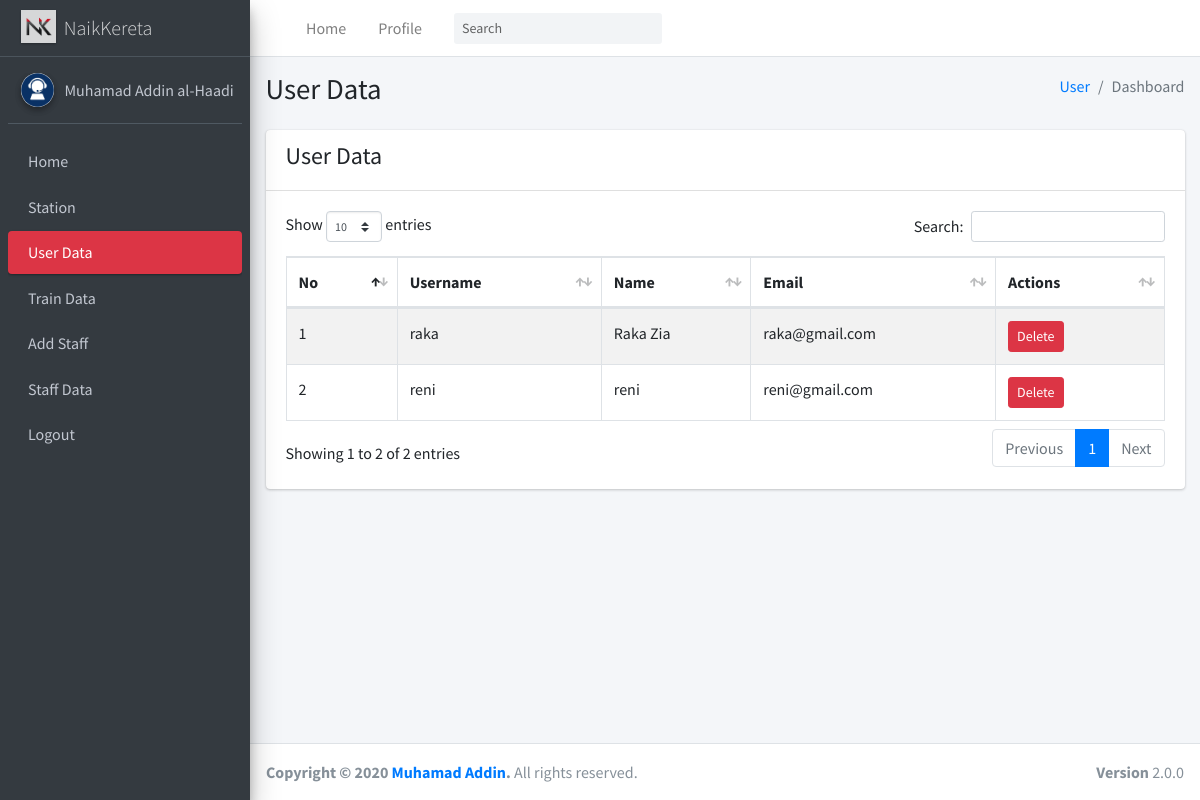
The page /managerDataUser.php on the database its author committed.
### tables this page shows
CREATE TABLE `adminn` (
  `id` int(11) NOT NULL,
  `namadepan` varchar(50) NOT NULL,
  `namabelakang` varchar(50) NOT NULL,
  `username` varchar(50) NOT NULL,
  `email` varchar(100) NOT NULL,
  `password` varchar(255) NOT NULL,
  `gambar` varchar(128) NOT NULL
);

CREATE TABLE `user` (
  `id` int(11) NOT NULL,
  `namadepan` varchar(50) NOT NULL,
  `namabelakang` varchar(50) NOT NULL,
  `username` varchar(50) NOT NULL,
  `email` varchar(100) NOT NULL,
  `password` varchar(255) NOT NULL
);

### functions.php (called while the page is built, shortened)
<?php
$conn = mysqli_connect("localhost", "root", "", "naikkereta");
function query($query)
{
    global $conn;
    $result = mysqli_query($conn, $query);
    $rows = [];
    while ($row = mysqli_fetch_assoc($result)) {
        $rows[] = $row;
    }
    return $rows;
}

### managerDataUser.php (the view, shortened to what this page needs)
<?php
require 'functions.php';
$user = query("SELECT * FROM user");
$admin = query("SELECT * FROM adminn");
?>
<!DOCTYPE html>
<html>
<head>
    <link rel="stylesheet" href="adminLte/css/all.min.css" />
    <link rel="stylesheet" href="https://code.ionicframework.com/ionicons/2.0.1/css/ionicons.min.css" />
    <link rel="stylesheet" href="adminLte/css/dataTables.bootstrap4.min.css" />
    <link rel="stylesheet" href="adminLte/css/responsive.bootstrap4.min.css" />
    <link rel="stylesheet" href="dist/css/adminlte.min.css" />
</head>
<body class="hold-transition sidebar-mini">
    <div class="wrapper">
        <nav class="main-header navbar navbar-expand navbar-white navbar-light">
            <ul class="navbar-nav">
                <li class="nav-item">
                    <a class="nav-link" data-widget="pushmenu" href="#" role="button"></a>
                </li>
                <li class="nav-item d-none d-sm-inline-block">
                    <a href="manager2.php" class="nav-link">Home</a>
                </li>
                <li class="nav-item d-none d-sm-inline-block">
                    <a href="profile.php" class="nav-link">Profile</a>
                </li>
            </ul>
            <form class="form-inline ml-3">
                <div class="input-group input-group-sm">
                    <input class="form-control form-control-navbar" type="search" placeholder="Search"
                        aria-label="Search" />
                    <div class="input-group-append">
                        <button class="btn btn-navbar" type="submit">
                        </button>
                    </div>
                </div>
            </form>
            <ul class="navbar-nav ml-auto">
                <li class="nav-item">
                    <a class="nav-link" data-widget="control-sidebar" data-slide="true" href="#" role="button">
                    </a>
                </li>
            </ul>
        </nav>
        <aside class="main-sidebar sidebar-dark-danger elevation-4">
            <a href="" class="brand-link">
                <img src="img/Logo1.jpg" alt="AdminLTE Logo" class="brand-image elevation-1" style="opacity: 0.8;" />
                <span class="brand-text font-weight-light">NaikKereta</span>
            </a>
            <div class="sidebar">
                <?php foreach ($admin as $adm) : ?>
                <div class="user-panel mt-3 pb-3 mb-3 d-flex">
                    <div class="image">
                        <img src="img/<?php echo $adm["gambar"]; ?>" class="img-circle elevation-2" alt="User Image" />
                    </div>
                    <div class="info">
                        <a href="profile.php" class="d-block">
                            <?php echo $adm["namadepan"]; ?>
                            <?php echo $adm["namabelakang"]; ?>
                        </a>
                    </div>
                </div>
                <?php endforeach; ?>
                <nav class="mt-2">
                    <ul class="nav nav-pills nav-sidebar flex-column" data-widget="treeview" role="menu"
                        data-accordion="false">
                        <li class="nav-item">
                            <a href="manager2.php" class="nav-link">
                                <p>
                                    Home
                                </p>
                            </a>
                        </li>
                        <li class="nav-item">
                            <a href="managerStation.php" class="nav-link">
                                <p>Station</p>
                            </a>
                        </li>
                        <li class="nav-item">
                            <a href="managerDataUser.php" class="nav-link active">
                                <p>User Data</p>
                            </a>
                        </li>
                        <li class="nav-item">
                            <a href="managerTrain.php" class="nav-link">
                                <p>Train Data</p>
                            </a>
                        </li>
                        <li class="nav-item">
                            <a href="managerAddStaff.php" class="nav-link">
                                <p>Add Staff</p>
                            </a>
                        </li>
                        <li class="nav-item">
                            <a href="managerStaffData.php" class="nav-link">
                                <p>Staff Data</p>
                            </a>
                        </li>
                        <li class="nav-item">
                            <a href="main.php" class="nav-link">
                                <p>Logout</p>
                            </a>
                        </li>
                    </ul>
                </nav>
            </div>
        </aside>
        <div class="content-wrapper">
            <section class="content-header">
                <div class="container-fluid">
                    <div class="row mb-2">
                        <div class="col-sm-6">
                            <h1>User Data</h1>
                        </div>
                        <div class="col-sm-6">
                            <ol class="breadcrumb float-sm-right">
                                <li class="breadcrumb-item"><a href="#">User</a></li>
                                <li class="breadcrumb-item active">Dashboard</li>
                            </ol>
                        </div>
                    </div>
                </div>
            </section>
            <section class="content">
                <div class="container-fluid">
                    <div class="row">
                        <div class="col-12">
                            <div class="card">
                                <div class="card-header">
                                    <h4>User Data</h4>
                                </div>
                                <div class="card-body">
                                    <table id="dataMobil" class="table table-bordered table-striped">
                                        <thead>
                                            <tr>
                                                <th>No</th>
                                                <th>Username</th>
                                                <th>Name</th>
                                                <th>Email</th>
                                                <th>Actions</th>
                                            </tr>
                                        </thead>
                                        <tbody>
                                            <?php $i = 1; ?>
                                            <?php foreach ($user as $row) : ?>
                                            <tr>
                                                <td><?= $i; ?></td>
                                                <td><?= $row["username"]; ?></td>
                                                <td><?= $row["namadepan"]; ?></td>
                                                <td><?= $row["email"]; ?></td>
                                                <td>
                                                    <a href="hapususer.php?id=<?php echo $row["id"] ?>"
                                                        class="btn btn-danger btn-sm"
                                                        onclick=" return confirm('yakin?')">Delete</a>
                                                </td>
                                            </tr>
                                            <?php $i++; ?>
                                            <?php endforeach; ?>
                                        </tbody>
                                    </table>
                                </div>
                            </div>
                        </div>
                    </div>
                </div>
            </section>
        </div>
        <footer class="main-footer">
            <div class="float-right d-none d-sm-block"><b>Version</b> 2.0.0</div>
            <strong>Copyright &copy; 2020
                <a href="https://github.com/Addin2nd" target="blank">Muhamad Addin</a>.</strong>
            All rights reserved.
        </footer>
    </div>
</body>
</html>

### rows shown on the page
adminn: gambar (picture), namadepan "Muhamad Addin", namabelakang "al-Haadi"
user: username "raka", namadepan "Raka Zia", email "raka@gmail.com"
user: username "reni", namadepan "reni", email "reni@gmail.com"
